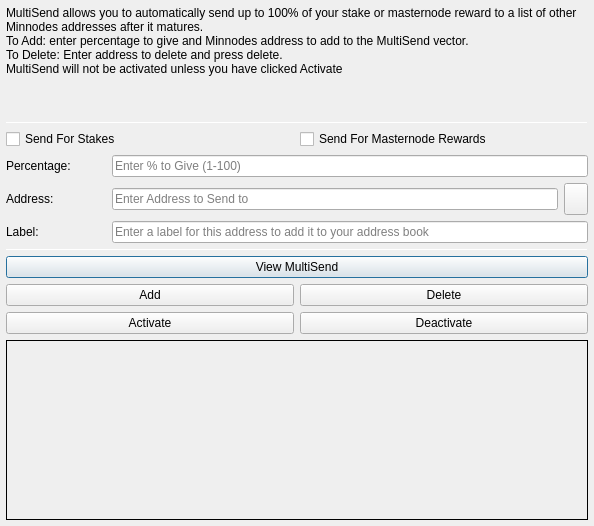
<?xml version="1.0" encoding="UTF-8"?>
<ui version="4.0">
 <class>MultiSendDialog</class>
 <widget class="QDialog" name="MultiSendDialog">
  <property name="windowModality">
   <enum>Qt::NonModal</enum>
  </property>
  <property name="geometry">
   <rect>
    <x>0</x>
    <y>0</y>
    <width>594</width>
    <height>526</height>
   </rect>
  </property>
  <property name="windowTitle">
   <string>MultiSend</string>
  </property>
  <layout class="QVBoxLayout" name="verticalLayout" stretch="0">
   <property name="leftMargin">
    <number>6</number>
   </property>
   <property name="topMargin">
    <number>6</number>
   </property>
   <property name="rightMargin">
    <number>6</number>
   </property>
   <property name="bottomMargin">
    <number>6</number>
   </property>
   <item>
    <layout class="QVBoxLayout" name="verticalLayout_Main" stretch="1,1,1,0,1,1,1">
     <item>
      <widget class="QLabel" name="label_2">
       <property name="lineWidth">
        <number>1</number>
       </property>
       <property name="text">
        <string>MultiSend allows you to automatically send up to 100% of your stake or masternode reward to a list of other Minnodes addresses after it matures.
To Add: enter percentage to give and Minnodes address to add to the MultiSend vector.
To Delete: Enter address to delete and press delete.
MultiSend will not be activated unless you have clicked Activate</string>
       </property>
       <property name="alignment">
        <set>Qt::AlignLeading|Qt::AlignLeft|Qt::AlignTop</set>
       </property>
       <property name="wordWrap">
        <bool>true</bool>
       </property>
      </widget>
     </item>
     <item>
      <widget class="Line" name="line">
       <property name="minimumSize">
        <size>
         <width>0</width>
         <height>1</height>
        </size>
       </property>
       <property name="maximumSize">
        <size>
         <width>16777215</width>
         <height>1</height>
        </size>
       </property>
       <property name="orientation">
        <enum>Qt::Horizontal</enum>
       </property>
      </widget>
     </item>
     <item>
      <layout class="QVBoxLayout" name="verticalLayout_Settings">
       <item>
        <layout class="QHBoxLayout" name="horizontalLayout">
         <item>
          <widget class="QCheckBox" name="multiSendStakeCheckBox">
           <property name="text">
            <string>Send For Stakes</string>
           </property>
          </widget>
         </item>
         <item>
          <widget class="QCheckBox" name="multiSendMasternodeCheckBox">
           <property name="text">
            <string>Send For Masternode Rewards</string>
           </property>
          </widget>
         </item>
        </layout>
       </item>
       <item>
        <layout class="QHBoxLayout" name="horizontalLayout_6">
         <item>
          <widget class="QLabel" name="label">
           <property name="minimumSize">
            <size>
             <width>100</width>
             <height>0</height>
            </size>
           </property>
           <property name="toolTip">
            <string>Percentage of stake to send</string>
           </property>
           <property name="text">
            <string>Percentage:</string>
           </property>
          </widget>
         </item>
         <item>
          <widget class="QLineEdit" name="multiSendPercentEdit">
           <property name="toolTip">
            <string>Enter whole numbers 1 - 100</string>
           </property>
           <property name="placeholderText">
            <string>Enter % to Give (1-100)</string>
           </property>
          </widget>
         </item>
        </layout>
       </item>
       <item>
        <layout class="QHBoxLayout" name="horizontalLayout_7">
         <item>
          <widget class="QLabel" name="label_5">
           <property name="minimumSize">
            <size>
             <width>100</width>
             <height>0</height>
            </size>
           </property>
           <property name="toolTip">
            <string>Address to send portion of stake to</string>
           </property>
           <property name="text">
            <string>Address:</string>
           </property>
          </widget>
         </item>
         <item>
          <widget class="QLineEdit" name="multiSendAddressEdit">
           <property name="toolTip">
            <string/>
           </property>
           <property name="placeholderText">
            <string>Enter Address to Send to</string>
           </property>
          </widget>
         </item>
         <item>
          <widget class="QToolButton" name="addressBookButton">
           <property name="maximumSize">
            <size>
             <width>16777215</width>
             <height>32</height>
            </size>
           </property>
           <property name="toolTip">
            <string>Choose an address from the address book</string>
           </property>
           <property name="text">
            <string/>
           </property>
           <property name="icon">
            <iconset resource="../minnodes.qrc">
             <normaloff>:/icons/address-book</normaloff>:/icons/address-book</iconset>
           </property>
           <property name="shortcut">
            <string>Alt+A</string>
           </property>
          </widget>
         </item>
        </layout>
       </item>
      </layout>
     </item>
     <item>
      <layout class="QHBoxLayout" name="horizontalLayout_3">
       <item>
        <widget class="QLabel" name="label_3">
         <property name="minimumSize">
          <size>
           <width>100</width>
           <height>0</height>
          </size>
         </property>
         <property name="text">
          <string>Label:</string>
         </property>
        </widget>
       </item>
       <item>
        <widget class="QLineEdit" name="labelAddressLabelEdit">
         <property name="placeholderText">
          <string>Enter a label for this address to add it to your address book</string>
         </property>
        </widget>
       </item>
      </layout>
     </item>
     <item>
      <widget class="Line" name="line_2">
       <property name="minimumSize">
        <size>
         <width>0</width>
         <height>1</height>
        </size>
       </property>
       <property name="maximumSize">
        <size>
         <width>16777215</width>
         <height>1</height>
        </size>
       </property>
       <property name="orientation">
        <enum>Qt::Horizontal</enum>
       </property>
      </widget>
     </item>
     <item>
      <layout class="QVBoxLayout" name="verticalLayout_Buttons">
       <item>
        <layout class="QHBoxLayout" name="horizontalLayout_4">
         <item>
          <widget class="QPushButton" name="viewButton">
           <property name="toolTip">
            <string/>
           </property>
           <property name="statusTip">
            <string>View MultiSend Vector</string>
           </property>
           <property name="text">
            <string>View MultiSend</string>
           </property>
          </widget>
         </item>
        </layout>
       </item>
       <item>
        <layout class="QHBoxLayout" name="horizontalLayout_2">
         <item>
          <widget class="QPushButton" name="addButton">
           <property name="toolTip">
            <string/>
           </property>
           <property name="statusTip">
            <string>Add to MultiSend Vector</string>
           </property>
           <property name="text">
            <string>Add</string>
           </property>
          </widget>
         </item>
         <item>
          <widget class="QPushButton" name="deleteButton">
           <property name="toolTip">
            <string/>
           </property>
           <property name="statusTip">
            <string>Delete Address From MultiSend Vector</string>
           </property>
           <property name="text">
            <string>Delete</string>
           </property>
          </widget>
         </item>
        </layout>
       </item>
       <item>
        <layout class="QHBoxLayout" name="horizontalLayout_5">
         <item>
          <widget class="QPushButton" name="activateButton">
           <property name="statusTip">
            <string>Activate MultiSend</string>
           </property>
           <property name="text">
            <string>Activate</string>
           </property>
          </widget>
         </item>
         <item>
          <widget class="QPushButton" name="disableButton">
           <property name="statusTip">
            <string>Deactivate MultiSend</string>
           </property>
           <property name="text">
            <string>Deactivate</string>
           </property>
          </widget>
         </item>
        </layout>
       </item>
      </layout>
     </item>
     <item>
      <widget class="QLabel" name="message">
       <property name="minimumSize">
        <size>
         <width>0</width>
         <height>180</height>
        </size>
       </property>
       <property name="frameShape">
        <enum>QFrame::Panel</enum>
       </property>
       <property name="frameShadow">
        <enum>QFrame::Plain</enum>
       </property>
       <property name="lineWidth">
        <number>1</number>
       </property>
       <property name="midLineWidth">
        <number>1</number>
       </property>
       <property name="text">
        <string/>
       </property>
       <property name="alignment">
        <set>Qt::AlignLeading|Qt::AlignLeft|Qt::AlignTop</set>
       </property>
       <property name="wordWrap">
        <bool>true</bool>
       </property>
      </widget>
     </item>
    </layout>
   </item>
  </layout>
 </widget>
 <resources>
  <include location="../minnodes.qrc"/>
 </resources>
 <connections/>
</ui>
